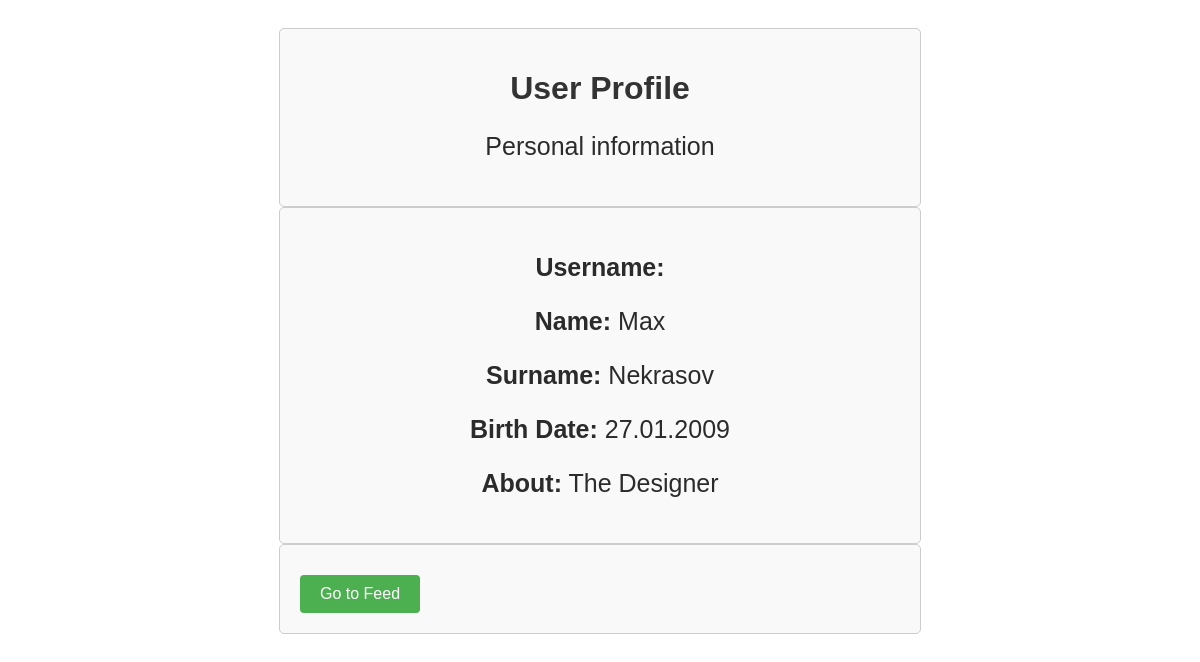
The app's page /user/maxibox with its own data.
### tables this page shows
CREATE TABLE users (id INTEGER UNIQUE, username TEXT UNIQUE, password TEXT, name TEXT, surname TEXT, birth_date TEXT, about TEXT, mode TEXT);

### main.py (the view)
@app.route("/user/<username>", methods=['GET', 'POST'])
def user_info(username):
    mode = "day"
    if current_user.is_authenticated:
        cur.execute(f"SELECT mode FROM users WHERE id = {current_user.id}")
        mode = cur.fetchone()[0]
    usernames = fetch_usernames()
    if username not in usernames:
        return render_template("invalid_user.html", mode=mode)
    cur.execute(f"SELECT name, surname, birth_date, about FROM users WHERE username = \"{username}\"")
    info = cur.fetchone()
    name = info[0]
    surname = info[1]
    birth_date = info[2]
    about = info[3]
    return render_template("user_info.html", mode=mode, usename=username, name=name, surname=surname,
                           birth_date=birth_date, about=about)

### main.py (called while the page is built)
def fetch_usernames():
    usernames = []
    cur.execute(f"SELECT username FROM users")
    for i in cur.fetchall():
        usernames.append(i[0].lower())
    return usernames

### templates/user_info.html (shortened to what this page needs)
<!DOCTYPE html>
<html lang="en">
<head>
    {% if mode == "day" %}
        <link rel="stylesheet" href="../static/css/day.css">
    {% elif mode == "night" %}
        <link rel="stylesheet" href="../static/css/night.css">
    {% endif %}
</head>
<body>
    <div>
        <h1>User Profile</h1>
        <p>Personal information</p>
    </div>
    <div>
        <p><strong>Username:</strong> {{ username }}</p>
        <p><strong>Name:</strong> {{ name }}</p>
        <p><strong>Surname:</strong> {{ surname }}</p>
        <p><strong>Birth Date:</strong> {{ birth_date }}</p>
        <p><strong>About:</strong> {{ about }}</p>
    </div>
    <div>
        <a class="feed-button" href="/feed">Go to Feed</a>
    </div>
</body>
</html>

### static/css/day.css (style rules this page uses)
body { background-color: #ffffff; color: #000000; font-family: Arial, sans-serif; padding: 20px; }
div { border: 1px solid #cccccc; border-radius: 5px; padding: 20px; background-color: #f9f9f9; max-width: 600px; margin: auto; }
h1 { text-align: center; color: #333333; }
p { color: #2B2B2B; text-align: center; font-size: 25px; }
.feed-button { display: inline-block; padding: 10px 20px; background-color: #4CAF50; color: white; text-decoration: none; border-radius: 4px; margin-top: 10px; }

### records on screen
users: name "Max", surname "Nekrasov", birth_date "27.01.2009", about "The Designer"
